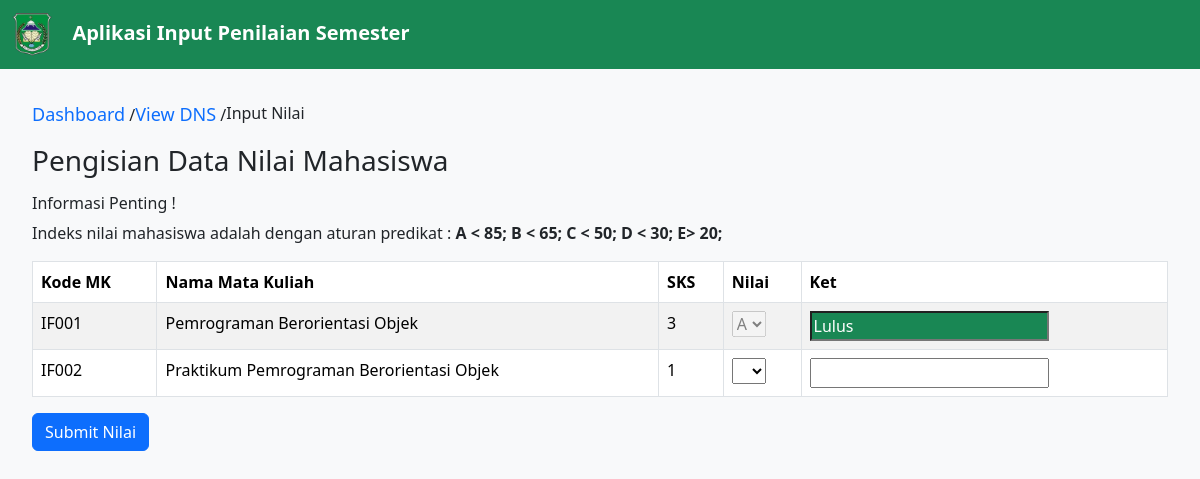
/dashboard/input?npm=22641001&jurusan=59012, run on an earlier commit of the app's database.
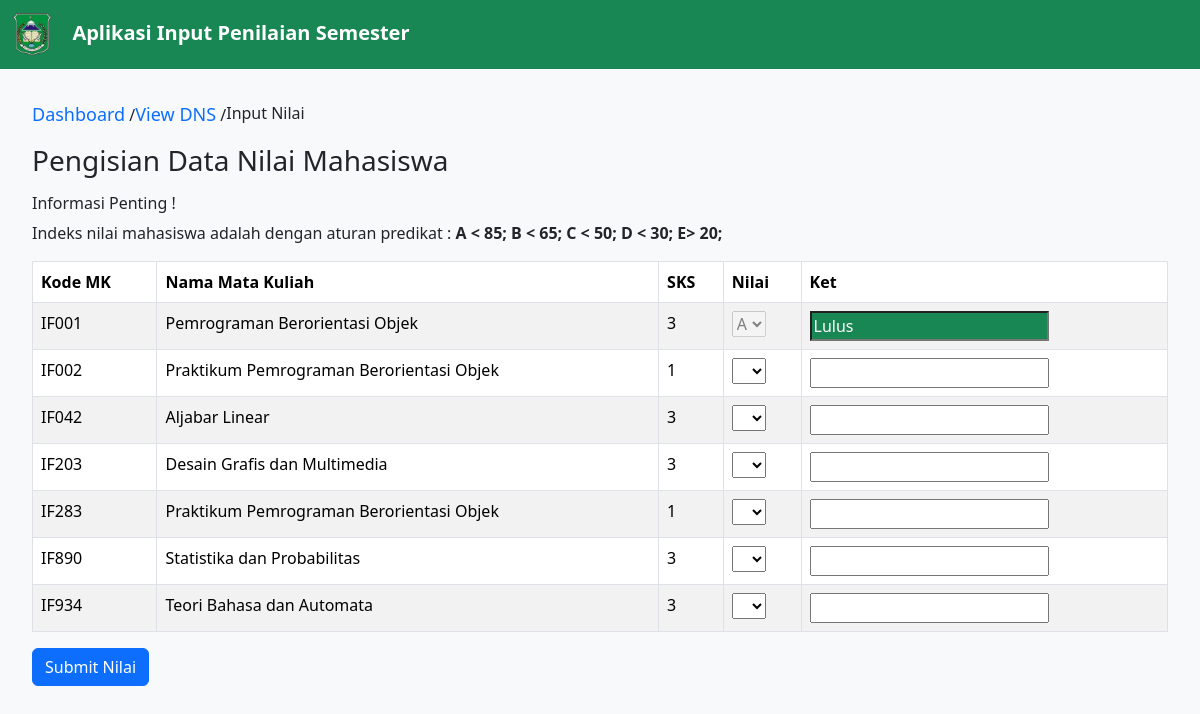
And on a later commit of the database.
### tables this page shows
CREATE TABLE `tb_dns` (
  `id_dns` int NOT NULL,
  `npm` int NOT NULL,
  `kode_mk` varchar(5) NOT NULL DEFAULT '',
  `nilai` varchar(10) NOT NULL
);

CREATE TABLE `tb_matkul` (
  `kode_mk` varchar(5) NOT NULL,
  `kode_jurusan` int NOT NULL,
  `nama_mk` varchar(50) NOT NULL,
  `sks` int NOT NULL
);

### app/core/View.php (called while the page is built, shortened)
<?php
class View
{
    public static function render(string $path, $model = []): void
    {
        require_once __DIR__ . '/../view/Layout/Header.php';
        require_once __DIR__ . '/../view/' . $path . '.php';
        require_once __DIR__ . '/../view/Layout/Footer.php';
    }
}

### app/controller/DashboardController.php (called while the page is built, shortened)
<?php
class DashboardController
{
    private Mahasiswa $mahasiswa;
    public function __construct()
    {
        $this->mahasiswa = new Mahasiswa;
    }
    public function input()
    {
        $data = $this->mahasiswa->input($_GET);
        $option = ['A', 'B', 'C', 'D', 'E'];
        View::render("Dashboard/input", [
            "title" => "Dashboard | Input Nilai",
            "data" => $data,
            "option" => $option
        ]);
    }
}

### public/index.php (called while the page is built, shortened)
<?php
Route::run();

### app/model/Mahasiswa.php (called while the page is built, shortened)
<?php
class Mahasiswa
{
    private PDO $pdo;
    public function __construct()
    {
        $this->pdo = Database::getConnection();
    }
    public function input($data)
    {
        try {
            $query = "SELECT tb_matkul.kode_mk, tb_matkul.nama_mk, tb_matkul.sks, tb_dns.nilai,
                        CASE
                            WHEN nilai IN ('A', 'B', 'C') THEN 'Lulus'
                            WHEN nilai = 'D' THEN 'Mengulang'
                            WHEN nilai = 'E' THEN 'Tidak Lulus'
                        END AS status
                        FROM tb_matkul LEFT JOIN tb_dns ON tb_matkul.kode_mk = tb_dns.kode_mk
                                            JOIN tb_mhs ON tb_mhs.kode_jurusan = tb_matkul.kode_jurusan
                        WHERE tb_matkul.kode_jurusan = ? AND tb_mhs.npm = ?";
            $statement = $this->pdo->prepare($query);
            $statement->execute([
                $data["jurusan"],
                $data["npm"]
            ]);
            return $statement->fetchAll(PDO::FETCH_ASSOC) ?? null;
        } finally {
            $statement->closeCursor();
        }
    }
}

### config/database.php (called while the page is built)
<?php
return [
    "dsn" => "mysql:host=localhost;dbname=db_dns",
    "dbuser" => "root",
    "dbpass" => ""
];

### app/database/Database.php (called while the page is built, shortened)
<?php
class Database
{
    private static ?PDO $pdo = null;
    public static function getConnection(): PDO
    {
        if (self::$pdo == null) {
            $config = require_once __DIR__ . '/../../config/database.php';
            self::$pdo = new PDO(
                $config["dsn"],
                $config["dbuser"],
                $config["dbpass"]
            );
        }
        return self::$pdo;
    }
}

### app/view/Dashboard/input.php (the view, shortened to what the changed rows need)
<div class="nilai-container">
	<ol class="breadcrumb">
		<li><a href="<?= BASEURL ?>/dashboard">Dashboard</a> /</li>
		<li class="active"><a href="<?= BASEURL ?>/dashboard/lihat?npm=<?= $_GET["npm"] ?>">View DNS</a> /</li>
		<li class="active">Input Nilai</li>
	</ol>
	<h3>Pengisian Data Nilai Mahasiswa</h3>
	<p>
	<h6>Informasi Penting !</h6>
	Indeks nilai mahasiswa adalah dengan aturan predikat : <b> A < 85; B < 65; C < 50; D < 30; E> 20; </b>
	</p>
	<table id="#" class="table table-striped table-bordered" cellspacing="0" width="90%">
		<thead>
			<tr>
				<th scope="col">Kode MK</th>
				<th scope="col">Nama Mata Kuliah</th>
				<th scope="col">SKS</th>
				<th scope="col">Nilai</th>
				<th scope="col">Ket</th>
			</tr>
		</thead>
		<tbody>
			<?php if (!(is_null($model["data"]))) : ?>
				<form action="<?= BASEURL ?>/dashboard/input/doInput?npm=<?= $_GET["npm"] ?>" method="POST" id="formNilai">
					<?php foreach ($model["data"] as $data) : ?>
						<tr>
							<td><?= $data["kode_mk"] ?></td>
							<td><?= $data["nama_mk"] ?></td>
							<td><?= $data["sks"] ?></td>
							<td>
								<select name="<?= $data["kode_mk"] ?>" <?= $data['nilai'] !== null ? 'disabled' : false ?> required>
									<option></option>
									<?php foreach ($model["option"] as $option) : ?>
										<option <?= ($data['nilai'] ?? null) == $option ? 'selected' : false ?> value="<?= $option ?>"><?= $option ?></option>
									<?php endforeach; ?>
								</select>
							</td>
							<td>
								<input class="text-white <?= $data["status"] == "" ? false : ($data["status"] == "Lulus" ?  "bg-success" : ($data["status"] == "Mengulang" ? "bg-warning" : "bg-danger")) ?>" type="text" value="<?= $data['status'] ?? null ?>" readonly data-id="<?= $data["kode_mk"] ?>">
							</td>
						</tr>
					<?php endforeach; ?>
				</form>
			<?php endif; ?>
		</tbody>
	</table>
	<?php foreach ($model["data"] as $data) : ?>
		<?php if ($data['nilai'] == null) : ?>
			<input type="submit" form="formNilai" class="btn btn-primary" value="Submit Nilai">
		<?php break;
		endif; ?>
	<?php endforeach; ?>
</div>

### app/core/Route.php (shortened to what the changed rows need)
<?php
class Route
{
    private static array $routes;
    public static function add(
        string $method,
        string $path,
        array $controller,
        array $middleware = []
    ): void {
        self::$routes[] = [
            "method"        => $method,
            "path"          => $path,
            "controller"    => $controller,
            "middleware"    => $middleware
        ];
    }
    public static function run(): mixed
    {
        $path = "/";
        if (isset($_SERVER["PATH_INFO"]))
            $path = $_SERVER["PATH_INFO"];
        $method = $_SERVER["REQUEST_METHOD"];
        foreach (self::$routes as $route) {
            if ($route["path"] == $path && $route["method"] == $method) {
                $function = $route["controller"][1];
                return (new $controller)->$function();
            }
        }
        return http_response_code(404);
    }
    public static function is(string $path): bool
    {
        return ($_SERVER["PATH_INFO"] ?? "/") == $path;
    }
}

### app/view/Layout/Header.php (shortened to what the changed rows need)
<!DOCTYPE html>
<html lang="en">
<head>
    <link href="<?= BASEURL ?>/assets/css/bootstrap.min.css" rel="stylesheet">
    <link rel="stylesheet" type="text/css" href="<?= BASEURL ?>/assets/css/jquery.dataTables.css">
    <link rel="stylesheet" href="<?= BASEURL ?>/assets/css/style.css">
    <link rel="stylesheet" href="<?= BASEURL ?>/assets/css/sweetalert2.min.css">
</head>
<body>
    <?php if (!Route::is('/')) : ?>
        <nav class="navbar navbar-expand-sm bg-success navbar-dark">
            <div class="container-fluid">
                <a class="navbar-brand" href="#">
                    <img src="<?= BASEURL ?>/assets/image/logo-uniyap.webp" alt="Logo Uniyap" style="width:40px;">
                    <b> &ensp; Aplikasi Input Penilaian Semester</b>
                </a>
            </div>
        </nav>
    <?php endif; ?>

What changed in the data, as far as the page shows it:
added tb_matkul: kode_mk "IF042", nama_mk "Aljabar Linear", sks "3"
added tb_matkul: kode_mk "IF203", nama_mk "Desain Grafis dan Multimedia", sks "3"
added tb_matkul: kode_mk "IF283", nama_mk "Praktikum Pemrograman Berorientasi Objek", sks "1"
added tb_matkul: kode_mk "IF890", nama_mk "Statistika dan Probabilitas", sks "3"
added tb_matkul: kode_mk "IF934", nama_mk "Teori Bahasa dan Automata", sks "3"
